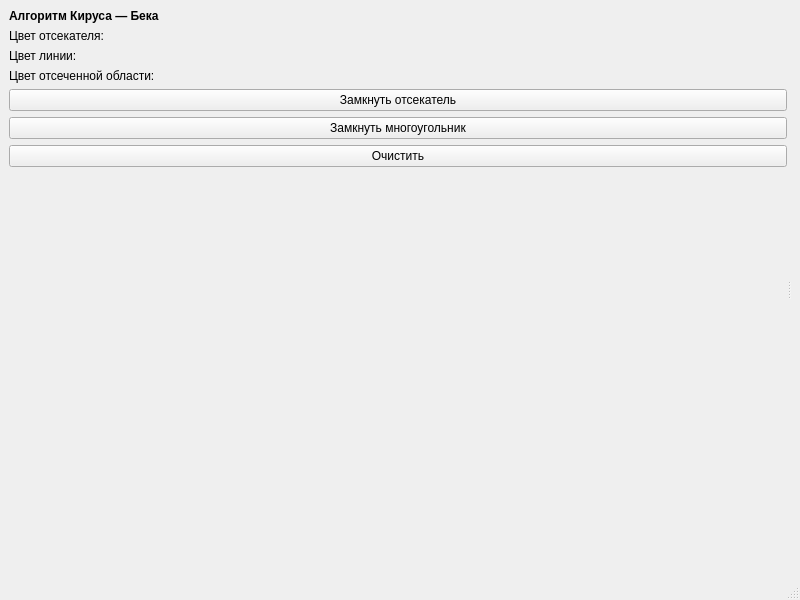
<?xml version="1.0" encoding="UTF-8"?>
<ui version="4.0">
 <class>MainWindow</class>
 <widget class="QMainWindow" name="MainWindow">
  <property name="geometry">
   <rect>
    <x>0</x>
    <y>0</y>
    <width>800</width>
    <height>600</height>
   </rect>
  </property>
  <property name="windowTitle">
   <string>MainWindow</string>
  </property>
  <widget class="QWidget" name="centralwidget">
   <layout class="QGridLayout" name="gridLayout">
    <item row="0" column="0">
     <widget class="QSplitter" name="splitter">
      <property name="orientation">
       <enum>Qt::Horizontal</enum>
      </property>
      <widget class="QWidget" name="verticalLayoutWidget">
       <layout class="QVBoxLayout" name="verticalLayout">
        <item>
         <widget class="QLabel" name="label_2">
          <property name="font">
           <font>
            <weight>75</weight>
            <bold>true</bold>
           </font>
          </property>
          <property name="text">
           <string>Алгоритм Кируса — Бека</string>
          </property>
         </widget>
        </item>
        <item>
         <layout class="QHBoxLayout" name="CatterColorLayout">
          <item>
           <widget class="QLabel" name="label">
            <property name="text">
             <string>Цвет отсекателя:</string>
            </property>
           </widget>
          </item>
         </layout>
        </item>
        <item>
         <layout class="QHBoxLayout" name="LineColorButton">
          <item>
           <widget class="QLabel" name="label_4">
            <property name="text">
             <string>Цвет линии:</string>
            </property>
           </widget>
          </item>
         </layout>
        </item>
        <item>
         <layout class="QHBoxLayout" name="CatLineColorButton">
          <item>
           <widget class="QLabel" name="label_5">
            <property name="text">
             <string>Цвет отсеченной области:</string>
            </property>
           </widget>
          </item>
         </layout>
        </item>
        <item>
         <widget class="QPushButton" name="endAddShape">
          <property name="text">
           <string>Замкнуть отсекатель</string>
          </property>
         </widget>
        </item>
        <item>
         <widget class="QPushButton" name="endAddShape_2">
          <property name="text">
           <string>Замкнуть многоугольник</string>
          </property>
         </widget>
        </item>
        <item>
         <widget class="QPushButton" name="clearCanvas">
          <property name="text">
           <string>Очистить</string>
          </property>
         </widget>
        </item>
        <item>
         <spacer name="verticalSpacer">
          <property name="orientation">
           <enum>Qt::Vertical</enum>
          </property>
          <property name="sizeHint" stdset="0">
           <size>
            <width>20</width>
            <height>40</height>
           </size>
          </property>
         </spacer>
        </item>
       </layout>
      </widget>
      <widget class="QWidget" name="verticalLayoutWidget_2">
       <layout class="QVBoxLayout" name="canvasPlace"/>
      </widget>
     </widget>
    </item>
   </layout>
  </widget>
  <widget class="QMenuBar" name="menubar">
   <property name="geometry">
    <rect>
     <x>0</x>
     <y>0</y>
     <width>800</width>
     <height>28</height>
    </rect>
   </property>
  </widget>
  <widget class="QStatusBar" name="statusbar"/>
 </widget>
 <resources/>
 <connections/>
</ui>
